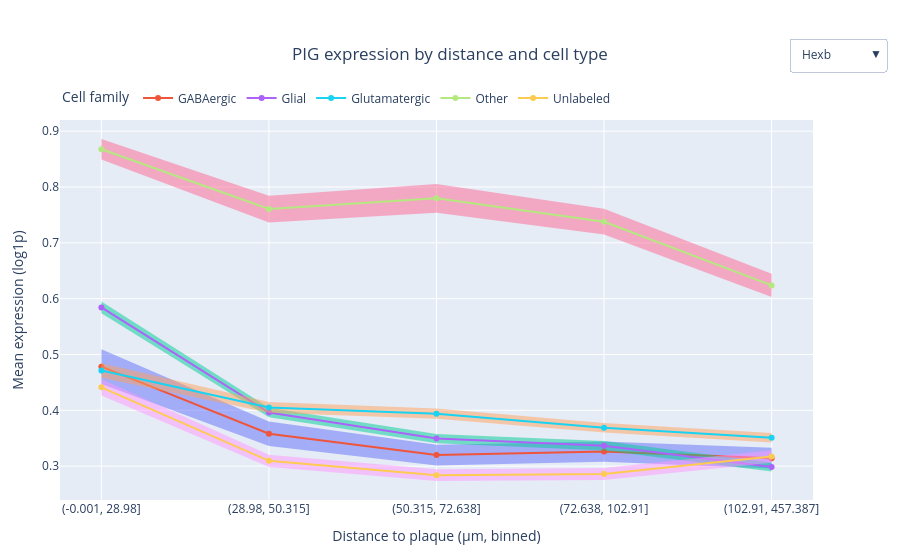

Notebook code cell kept with this figure:
### Markdown cell above
<a id="rq3_viz"></a>
#### 5.c.iv. Visualization of PIG expression by cell type and distance bin

- Interactive figure saved to `figures/pig_by_distance_interactive.html` allows toggling genes and comparing across distance bins and cell classes. Use this to explore heterogeneity beyond the static plots.

### Code cell
interactive_comp_pig_regression(agg, PIG_GENES, bin_order)
